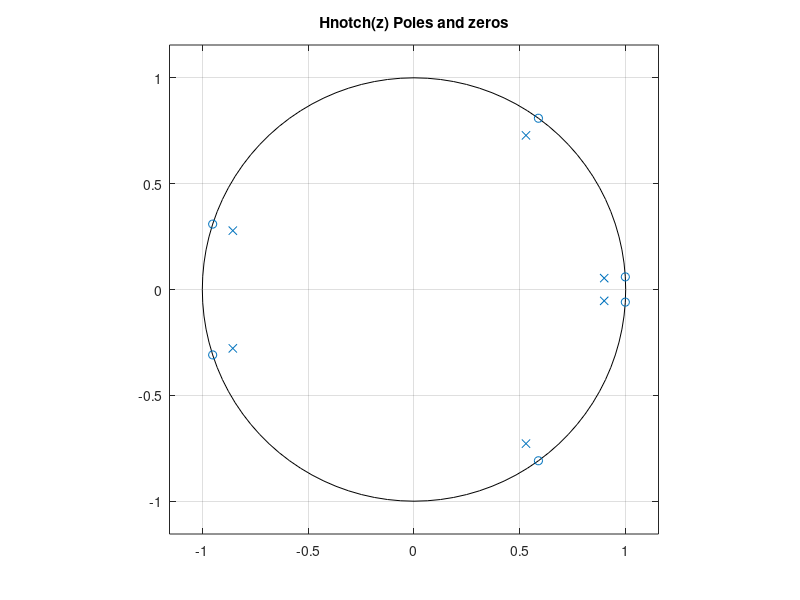
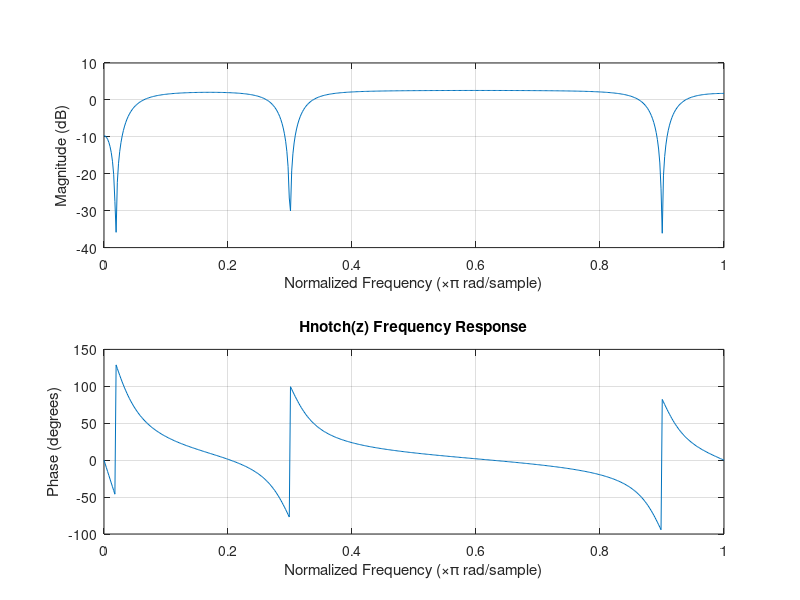

Recreate these plots in MATLAB, in order.
% Question 5 d  :
% Triple Notch Filter Example 
j=1*i;

r = 0.9; 
Wo = 0.019*pi;
r1 = 0.9; 
Wii = 0.3*pi;
r2 = 0.9; 
Wi = 0.9*pi;

%numerator ----> a 
a1 = [1 -exp(j*Wo)]; a2 = [1 -exp(-j*Wo)];
a5 = conv(a1,a2)
a3 = [1 -exp(j*Wi)]; a4 = [1 -exp(-j*Wi)];
a6 = conv(a3,a4);
a7 = [1 -exp(j*Wii)]; a8 = [1 -exp(-j*Wii)];
a9 = conv(a7,a8);
a = conv(a9,conv(a6,a5));
% Denominator ---> b
b1 = [1 -r*exp(j*Wo)]; b2 = [1 -r*exp(-j*Wo)];
b3 = conv(b1,b2);
b4 = [1 -r1*exp(j*Wi)]; b5 = [1 -r1*exp(-j*Wi)];
b6 = conv(b4,b5);
b7 = [1 -r2*exp(j*Wii)]; b8 = [1 -r2*exp(-j*Wii)];
b9 = conv(b7,b8);
b = conv(b3,conv(b6,b9));

figure
zplane(a,b); title('Hnotch(z) Poles and zeros')
figure
freqz(a,b); title('Hnotch(z) Frequency Response')


